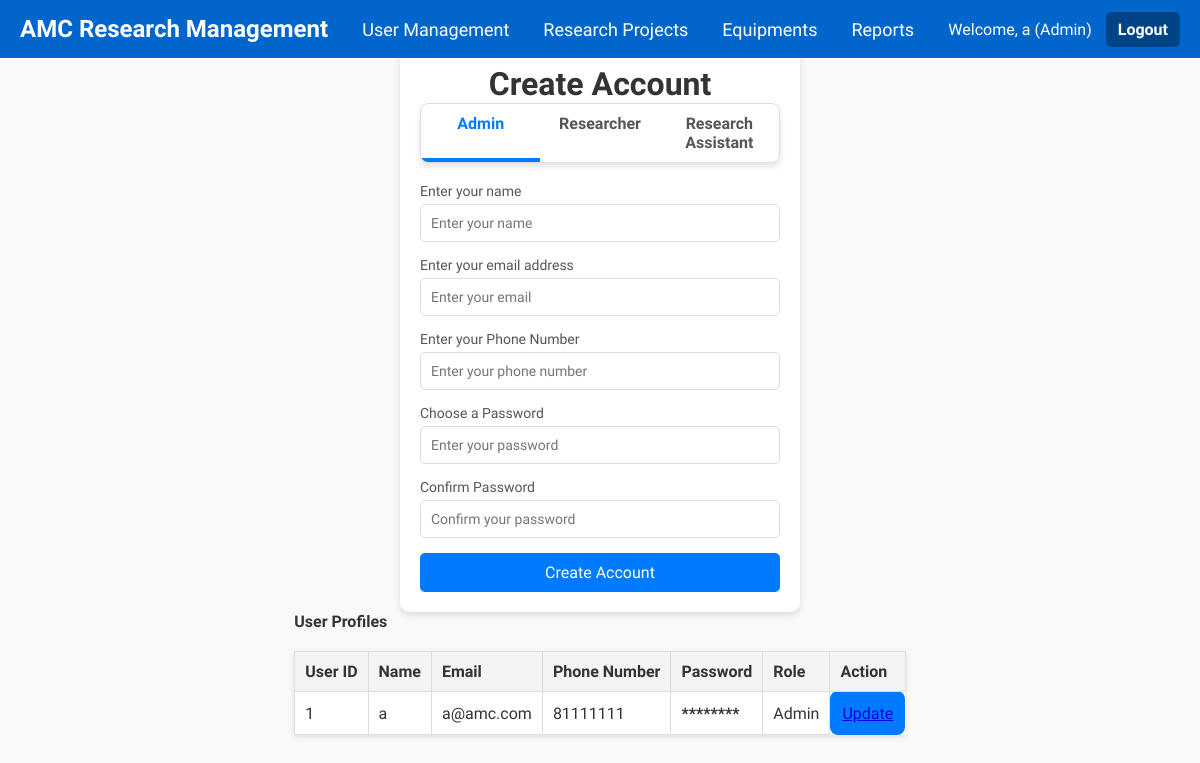
The app's page /AMC_Site/public/1_researcher/create_account_form.php (signed in), older data.
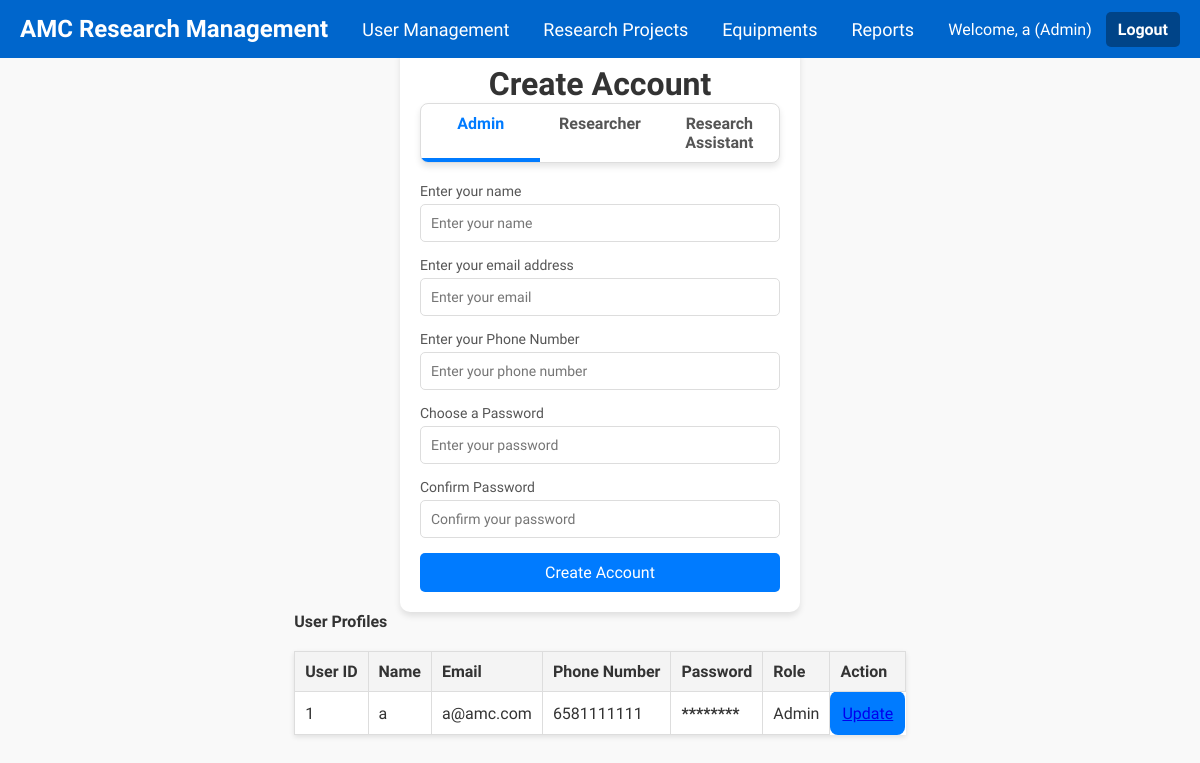
The same page, newer data.
### tables this page shows
CREATE TABLE user (
    user_id INT AUTO_INCREMENT PRIMARY KEY,
    name VARCHAR(255) NOT NULL,
    email VARCHAR(255) NOT NULL UNIQUE,       
    phone_number VARCHAR(15) NOT NULL,
    password VARCHAR(255) NOT NULL,
    role ENUM('Admin', 'Researcher', 'Research Assistant') NOT NULL DEFAULT 'Research Assistant',
    password_set BOOLEAN DEFAULT FALSE
);

### AMC_Site/public/1_researcher/create_account_form.php (the view, shortened to what this page needs)
<?php
require 'C:\xampp\htdocs\SWAP_Assignment\AMC_Site\config\database_connection.php';
try {
    $stmt = $pdo->prepare("SELECT * FROM user");
    $stmt->execute();
    $users = $stmt->fetchAll(PDO::FETCH_ASSOC);
} catch (PDOException $e) {
    die("Error fetching researcher profiles: " . $e->getMessage());
}
?>
<!DOCTYPE html>
<html lang="en">
<head>
    <link rel="stylesheet" href="\SWAP_Assignment\AMC_Site\assets\styles\create_account.css">
</head>
<body>
    <div style="position: fixed; top: 0; left: 0; width: 100%; z-index: 1000;">
        <?php require "../../includes/navbar.php"; ?>
    </div>
    <div class="create-account-container">
        <h1>Create Account</h1>
        <div class="tab-bar">
            <div class="tab active" data-role="Admin">Admin</div>
            <div class="tab" data-role="Researcher">Researcher</div>
            <div class="tab" data-role="Research Assistant">Research Assistant</div>
            <div class="tab-indicator"></div>
        </div>
        <div class="create-account-form">
            <form action="create_account_form.php" method="POST">
                    <div class="form-group">
                    <label for="name">Enter your name</label>
                    <input type="text" id="name" name="name" placeholder="Enter your name" required>
                </div>
                <div class="form-group">
                    <label for="email">Enter your email address</label>
                    <input type="email" id="email" name="email" placeholder="Enter your email" required>
                </div>
                <div class="form-group">
                    <label for="phone">Enter your Phone Number</label>
                    <input id="phone_number" type="tel" name="phone_number" placeholder="Enter your phone number"
                        pattern="\+?[0-9]{10,15}" title="Please enter a valid phone number (with country code)" required />
                </div>
                <div class="form-group">
                    <label for="password">Choose a Password</label>
                    <input type="password" id="password" name="password" placeholder="Enter your password" required>
                </div>
                <div class="form-group">
                    <label for="confirm-password">Confirm Password</label>
                    <input type="password" id="confirm-password" name="confirm-password" placeholder="Confirm your password" required>
                </div>
                <button type="submit" class="create-account-button">Create Account</button>
            </form>
        </div>
    </div>
    <div class="user_profiles_container">
        <header class="profile_header">
            <strong>User Profiles</strong>
        </header>
        <section class="user_profiles">
            <table>
                <thead>
                    <th>User ID</th>
                    <th>Name</th>
                    <th>Email</th>
                    <th>Phone Number</th>
                    <th>Password</th>
                    <th>Role</th>
                    <th>Action</th>
                </thead>
                <tbody>
                <?php if (!empty($users)): ?>
                    <?php foreach ($users as $user): ?>
                        <tr>
                            <td><?= htmlspecialchars($user['user_id']) ?></td>
                            <td><?= htmlspecialchars($user['name']) ?></td>
                            <td><?= htmlspecialchars($user['email']) ?></td>
                            <td><?= htmlspecialchars($user['phone_number']) ?></td>
                            <td><strong>********</strong></td>
                            <td><?= htmlspecialchars($user['role']) ?></td>
                            <td class="action_buttons">
                                <a href="profile_form.php?id=<?= $user['user_id'] ?>" class="update_button">Update</a>
                            </td>
                        </tr>
                    <?php endforeach; ?>
                    <?php else: ?>
                        <tr>
                            <td colspan="6" style="text-align: center;">No researchers found</td>
                        </tr>
                    <?php endif; ?>
                </tbody>
            </table>
        </section>
    </div>
</body>
</html>

Row changes from the older to the newer data that the page shows:
changed user "a@amc.com": phone_number "81111111" → "6581111111"
